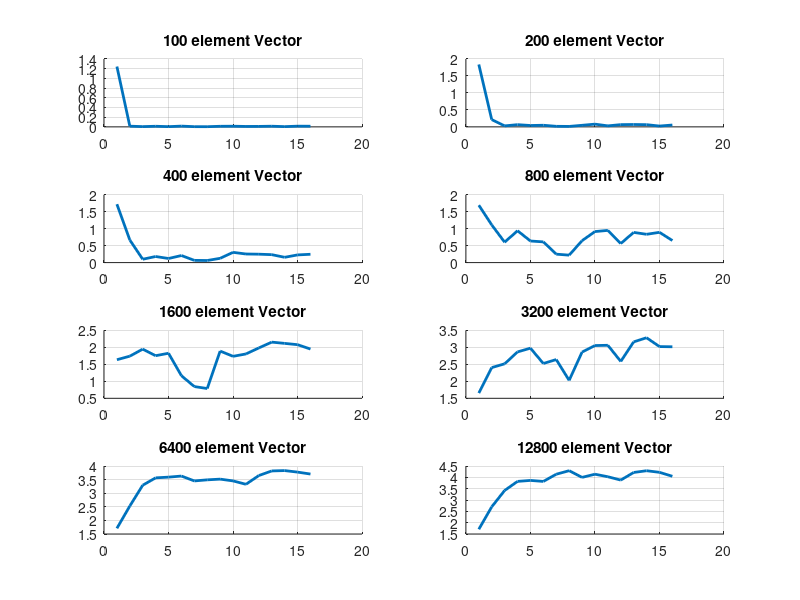

MATLAB code for this plot: (Note: this script raises an error after producing the figure.)
clear all;
close all;

fig = figure;
matrix_sizes = [100, 200, 400, 800, 1600, 3200, 6400, 12800];
% matrix_sizes = [1000000, 2000000, 3000000, 4000000];

parallel_timings = [
0.000008720  0.000732040  0.001897940  0.000830640  0.002137880  0.000673890  0.002341960  0.002711920  0.000859970  0.000779600  0.001182250  0.001078420  0.000778160  0.001953310  0.000730480  0.000783320 
0.000028740  0.000246380  0.001789350  0.000805500  0.001286410  0.001098670  0.003097150  0.003790050  0.001130230  0.000653310  0.001751560  0.000794690  0.000751370  0.000807560  0.002139210  0.000962890 
0.000132370  0.000341830  0.002308590  0.001271530  0.001884090  0.001095390  0.003462860  0.003713610  0.001804230  0.000754360  0.000899740  0.000919780  0.000973990  0.001460640  0.001006840  0.000928600 
0.000468420  0.000713240  0.001318520  0.000844060  0.001245640  0.001298330  0.003190820  0.003611750  0.001228030  0.000866990  0.000834780  0.001411570  0.000890570  0.000950250  0.000888570  0.001218860 
0.002194260  0.002062620  0.001843350  0.002046340  0.001965780  0.003082630  0.004245690  0.004557530  0.001899040  0.002067770  0.001987920  0.001809980  0.001666500  0.001695810  0.001727090  0.001841100 
0.007824370  0.005382580  0.005143070  0.004515280  0.004347200  0.005124460  0.004899220  0.006379570  0.004522720  0.004237620  0.004226530  0.005003480  0.004092860  0.003940630  0.004280370  0.004288170 
0.030734280  0.020759730  0.015935560  0.014722790  0.014615190  0.014454610  0.015205550  0.015031240  0.014919600  0.015202580  0.015773180  0.014378930  0.013741750  0.013695350  0.013899550  0.014167120 
0.123981660  0.078484850  0.061917440  0.055407240  0.054795090  0.055427450  0.051177070  0.049314720  0.052953290  0.051166000  0.052587160  0.054588840  0.050231090  0.049335230  0.050157270  0.052323720]

T = [1: 16];

sequential_averages = [
0.000010850 
0.000052830 
0.000227670 
0.000791960 
0.003590490 
0.012939130 
0.052519320 
0.211899280 
]
for i = 1:size(parallel_timings, 1)
    subplot(4,2,i); 
    hold on;
    grid on;
%     xlim([1 16]);
%     ylim([0 6]);
    plot(T, parallel_timings(i,:).^-1 * sequential_averages(i), 'LineWidth', 2);
    title(sprintf('%d element Vector',matrix_sizes(i)));
end

handle=axes(fig,'visible','off'); 
handle.XLabel.Visible='on';
handle.YLabel.Visible='on';
handle.Title.Visible='on';
ylabel(handle,'Speedup');
xlabel(handle,'Number of threads');
title(handle,'Speedup of parallelising Matrix-Vector multiplication with SIMD support');
handle.Title.Position(2) = 1.05
grid on;

tic
VEC_SIZE = 500000000;
dot(rand(1,VEC_SIZE), rand(1,VEC_SIZE));
    toc